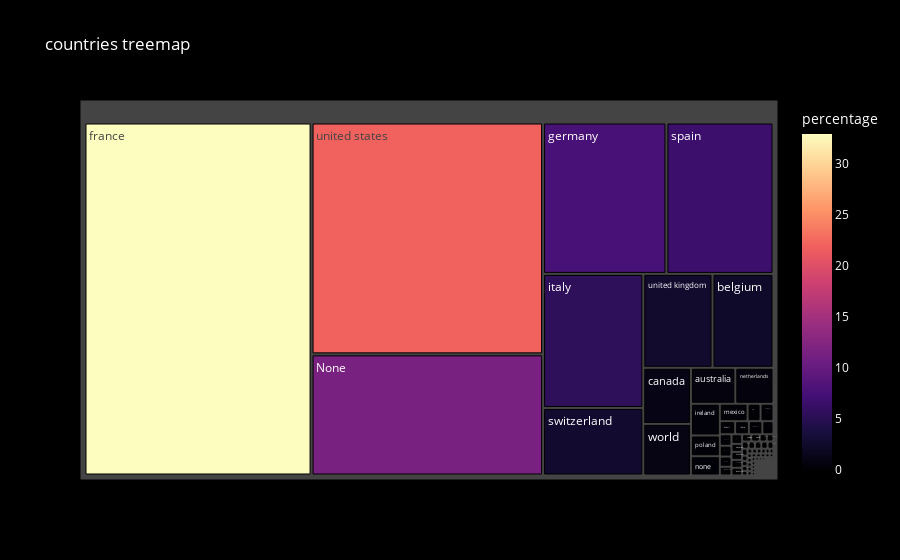

The code cell stored with this chart in its notebook:
### Code cell
df = pd.DataFrame(data_graph_countries)
fig = px.treemap(df, path=['countries'], values='percentage',
                 color='percentage', color_continuous_scale='Magma',
                 title='countries treemap')
fig.update_layout(
    paper_bgcolor='black',  
    plot_bgcolor='black',   
    font_color='white'      
)
fig.show()

### Figure 1 — Plotly figure (JSON) as saved in the notebook; plotly's stock layout.template omitted (floating-point values rounded to 4 significant figures; data arrays with more than 128 entries replaced by an {"elided": "..."} marker saying what was removed)
{"data": [{"branchvalues": "total", "customdata": {"elided": "233x1 float values"}, "domain": {"x": [0, 1], "y": [0, 1]}, "hovertemplate": "labels=%{label}<br>percentage_sum=%{value}<br>parent=%{parent}<br>id=%{id}<br>percentage=%{color}<extra></extra>", "ids": {"elided": "233 str values"}, "labels": {"elided": "233 str values"}, "marker": {"coloraxis": "coloraxis", "colors": {"elided": "233 float values"}}, "name": "", "parents": {"elided": "233 str values"}, "type": "treemap", "values": {"elided": "233 float values"}}], "layout": {"coloraxis": {"colorbar": {"title": {"text": "percentage"}}, "colorscale": [[0, "#000004"], [0.1111, "#180f3d"], [0.2222, "#440f76"], [0.3333, "#721f81"], [0.4444, "#9e2f7f"], [0.5556, "#cd4071"], [0.6667, "#f1605d"], [0.7778, "#fd9668"], [0.8889, "#feca8d"], [1, "#fcfdbf"]]}, "font": {"color": "white"}, "legend": {"tracegroupgap": 0}, "paper_bgcolor": "black", "plot_bgcolor": "black", "title": {"text": "countries treemap"}}}
